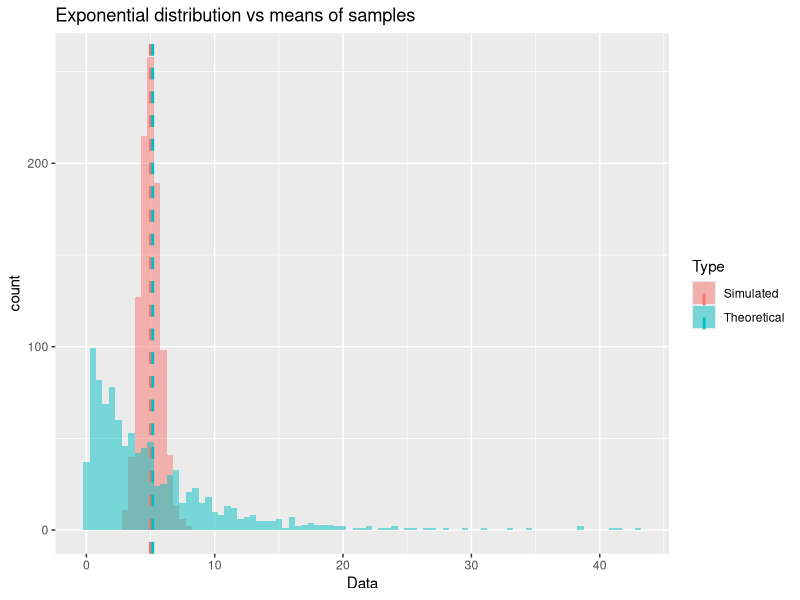

The R script that drew this image: (Note: this script raises an error after producing the figure.)
## ---- chunk 1
library(ggplot2)
## ---- chunk 2
# setting a seed for reproducibility
set.seed(42)
n.sim <- 1000
n.exp <- 40
lambda = 0.2

data.sim <- replicate(n.sim, rexp(n.exp, rate = lambda))
# data.sim is a matrix of n.sim columns and n.exp rows
# in other words, each column contains 40 random exponentials
# let's calculate the means and the variance of each experiment
data.means <- colMeans(data.sim)
data.vars <- apply(data.sim, MARGIN = 2, FUN = var)
# let's also keep around a 1,000 exponentials for comparisons
exp1k <- rexp(n.sim, rate = lambda)
## ---- chunk 3
sim.mean <- mean(data.means)
sim.var <- mean(data.vars)
act.mean <- mean(exp1k)
act.var <- var(exp1k)
theor.mean <- 1/lambda
theor.var <- 1/(lambda^2)

types <- c('Simulated', 'Theoretical')
df <- data.frame(Type = factor(rep(types, each=n.sim)),
    Data=c(data.means, Theoretical=exp1k))
means <- data.frame(Type = factor(types), 
            Means = c(sim.mean, act.mean),
            Variance = c(sim.var, act.var))
            
ggplot(df, aes(x = Data, fill=Type)) + 
    geom_histogram(binwidth=0.5, alpha=.5, position='identity') +
    geom_vline(data=means, aes(xintercept=Means, color=Type), linetype='dashed', size=1) + 
    labs(title='Exponential distribution vs means of samples')
## ---- chunk 4
density <- (data.means - sim.mean)/sd(data.means)
qplot(density, geom = "blank") +
    geom_line(aes(y = ..density.., color = 'Simulated'), stat = 'density') +  
    stat_function(fun = dnorm, aes(color = 'Normal')) +                       
    geom_histogram(aes(y = ..density..), alpha = 0.1, binwidth=.5) +
    geom_vline(xintercept=0, colour="black", linetype='dashed') +
    labs(title='Distribution of simulated mean values vs normal', y="Density", x="z") +
    theme_bw() + theme(legend.position = c(0.85, 0.85))
